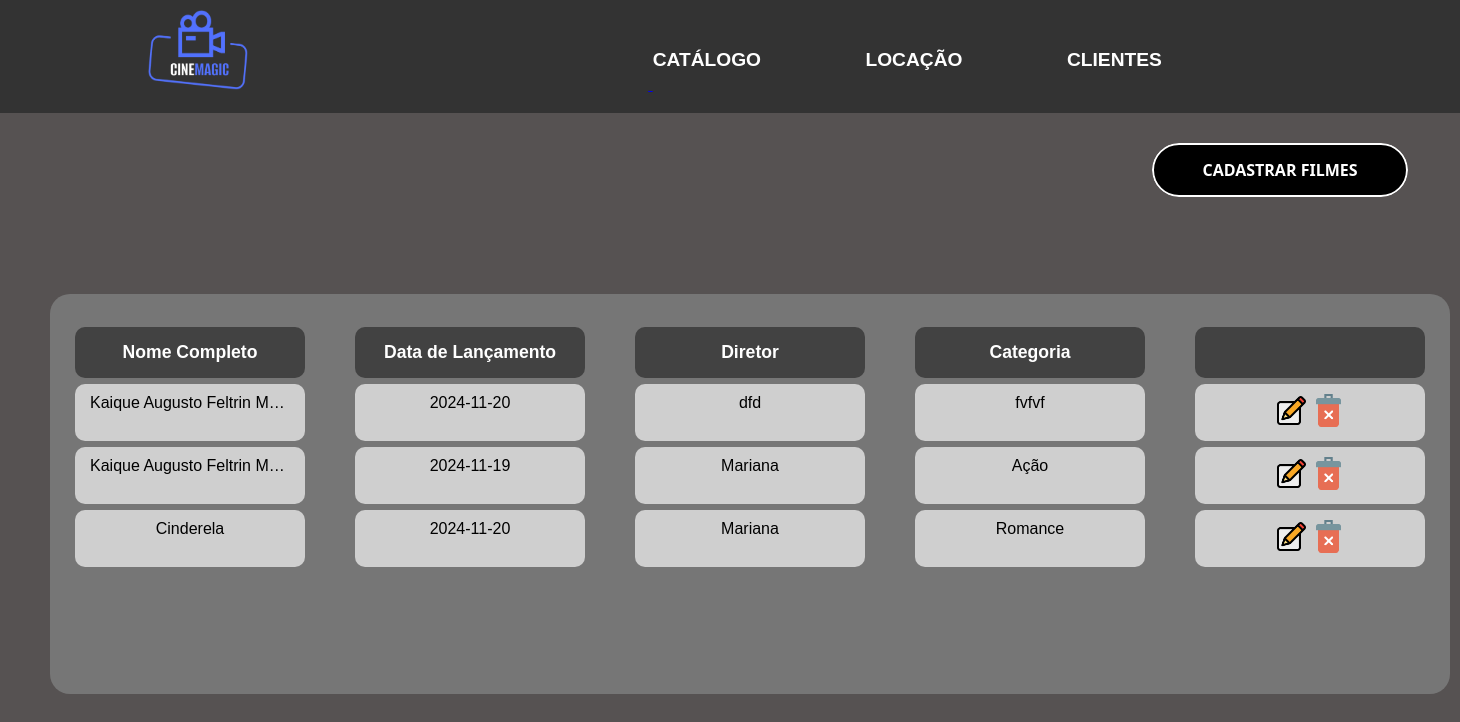
/catalogo, run on the app's committed database.
### tables this page shows
CREATE TABLE Catalogo(ID INTEGER PRIMARY KEY,NomeDoFilme TEXT,DataDeLancamento INTEGER, Diretor TEXT, Categoria, Foto BLOB);

### app.py (the view)
@app.route('/catalogo')
def exibirCatalogo():
    banco = ligar_banco()
    cursor = banco.cursor()
    cursor.execute('SELECT * FROM Catalogo')
    Catalogos = cursor.fetchall()  # retorna uma lista com tuplas
    return render_template('Catalogo.html', ListaCatalogo=Catalogos)

### app.py (called while the page is built)
def ligar_banco():
    banco = g._database = sqlite3.connect('banco.db')
    return banco

### templates/Catalogo.html (shortened to what this page needs)
<!DOCTYPE html>
<html lang="pt-BR">
<head>
    <link rel="stylesheet" href="../static/exibirCatalogo.css">
    <link rel="stylesheet" href="https://unpkg.com/swiper/swiper-bundle.min.css"/>
    <link href="grid/simple-grid.min.css" rel="stylesheet">
</head>
<body>
    <header class="cabecalho">
        <div>
            <a href="/home"> <img class="Logo" src="../static/Imagens/logo.png" width="150px"> </a>
            <a href="/catalogo" class="menu__link">CATÁLOGO</a>
            <a href="/locacao" class="menu__link">LOCAÇÃO</a>
            <a href="/clientes" class="menu__link">CLIENTES</a>
        </div>
    </header>
    <a href="/cadastrarCatalogo" class="btn-23">
      <span class="text">Cadastrar Filmes</span>
    </a>
    <div class="containertabela">
     <table class="tabela">
      <thead>
        <tr>
          <th>Nome Completo</th>
          <th>Data de Lançamento</th>
          <th>Diretor</th>
          <th>Categoria</th>
            <th></th>
        </tr>
      </thead>
      <tbody>
        {% for Catalogos in ListaCatalogo %}
            <tr>
                <td>{{ Catalogos [1] }}</td>
                <td>{{ Catalogos [2] }}</td>
                <td>{{ Catalogos [3] }}</td>
                <td>{{ Catalogos [4] }}</td>
                <td>
                    <a href="/editarCatalago/{{ Catalogos[0] }}"><img class="icone" src="/static/Imagens/editar.png"></a>
                    <a href="/excluirCatalogo/{{ Catalogos[0] }}"><img class="icone" src="/static/Imagens/excluir.png"></a>
                </td>
            </tr>
        {% endfor %}
      </tbody>
    </table>
    </div>
</body>
</html>

### static/exibirCatalogo.css (style rules this page uses)
body { font-family: Arial, sans-serif; text-align: center; background-attachment: fixed; background-repeat: no-repeat; background-size: cover; margin: 0px; background-color: #565252; }
header { align-items: center; justify-items: center; background-color: #333; padding: 10px 20px; }
.Logo { margin-right: 400px; height: 80px; width: 100px; margin-left: -50px; }
.menu__link { margin-right: 100px; margin-bottom: -50px; text-align: center; }
.menu__link { color: #ffffff; line-height: 2; position: relative; bottom: 1.5rem; transition: width .4s, left .4s; content: ''; font-weight: bold; text-decoration: none; width: 100%; left: 0; font-size: larger; }
.menu__link::before { content: ''; width: 0; height: 2px; border-radius: 2px; background-color: #ffffff; position: absolute; bottom: -.25rem; left: 50%; transition: width .4s, left .4s; }
.btn-23, .btn-23 *, .btn-23 :after, .btn-23 :before, .btn-23:after, .btn-23:before { border: 0 solid; box-sizing: border-box; left: 550px; top: 30px; }
.btn-23 { -webkit-tap-highlight-color: transparent; -webkit-appearance: button; background-color: #000; background-image: none; color: #fff; cursor: pointer; font-family: ui-sans-serif, system-ui, -apple-system, BlinkMacSystemFont, Segoe UI, Roboto, Helvetica Neue, Arial, Noto Sans, sans-serif, Apple Color Emoji, Segoe UI Emoji, Segoe UI Symbol, Noto Color Emoji; font-size: 100%; font-weight: 900; line-height: 1.5; margin: 0; -webkit-mask-image: -webkit-radial-gradient(#000, #fff); padding: 0; text-transform: uppercase; }
.btn-23 { border-radius: 99rem; border-width: 2px; overflow: hidden; padding: 0.8rem 3rem; position: relative; margin-bottom: 50px; }
.btn-23 span { display: grid; inset: 0; place-items: center; position: absolute; }
.containertabela { background-color: #767676; }
.tabela { width: 100%; table-layout: fixed; }
.icone { width: 33px; }
table { display: grid; border-collapse: collapse; min-width: 100%; grid-template-columns: minmax(200px, 3fr) minmax(200px, 3fr) minmax(200px, 3fr) minmax(150px, 3fr) minmax(150px, 3fr) }
thead, tbody, tr { display: contents; }
th, td { padding: 15px; overflow: hidden; text-overflow: ellipsis; white-space: nowrap; margin: 3px; justify-content: center; width: 200px; }
th { position: sticky; top: 0; background: #424242; font-weight: bold; font-size: 1.1rem; color: #ffffff; border-radius: 10px; width: 200px; }
th:last-child { border: 0; }
td { text-align: center; padding-top: 10px; padding-bottom: 10px; color: #000000; background: #cfcfcf; border-radius: 10px; }
tr:nth-child(even) td { background: #cfcfcf; }
.containertabela { width: 1400px; height: 400px; overflow: auto; margin-top: 5%; margin-left: 50px; border-radius: 20px; }
.tabela { width: 100%; table-layout: fixed; margin-top: 30px; margin-left: 22px; }

### data on the page
Catalogo: NomeDoFilme "Kaique Augusto Feltrin M…", DataDeLancamento "2024-11-20", Diretor "dfd", Categoria "fvfvf"
Catalogo: NomeDoFilme "Kaique Augusto Feltrin M…", DataDeLancamento "2024-11-19", Diretor "Mariana", Categoria "Ação"
Catalogo: NomeDoFilme "Cinderela", DataDeLancamento "2024-11-20", Diretor "Mariana", Categoria "Romance"
